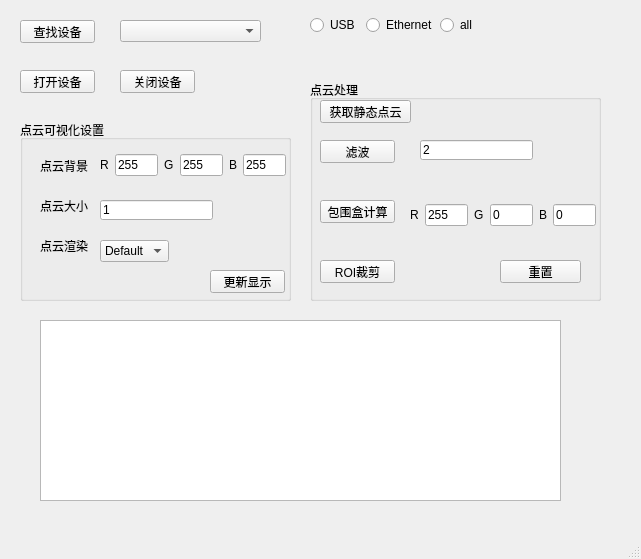
<?xml version="1.0" encoding="UTF-8"?>
<ui version="4.0">
 <class>MainWindow</class>
 <widget class="QMainWindow" name="MainWindow">
  <property name="geometry">
   <rect>
    <x>0</x>
    <y>0</y>
    <width>641</width>
    <height>559</height>
   </rect>
  </property>
  <property name="windowTitle">
   <string>MainWindow</string>
  </property>
  <widget class="QWidget" name="centralwidget">
   <widget class="QPushButton" name="pushButton">
    <property name="geometry">
     <rect>
      <x>20</x>
      <y>20</y>
      <width>75</width>
      <height>23</height>
     </rect>
    </property>
    <property name="text">
     <string>查找设备</string>
    </property>
   </widget>
   <widget class="QComboBox" name="comboBox">
    <property name="geometry">
     <rect>
      <x>120</x>
      <y>20</y>
      <width>141</width>
      <height>22</height>
     </rect>
    </property>
   </widget>
   <widget class="QPushButton" name="pushButton_2">
    <property name="geometry">
     <rect>
      <x>20</x>
      <y>70</y>
      <width>75</width>
      <height>23</height>
     </rect>
    </property>
    <property name="text">
     <string>打开设备</string>
    </property>
   </widget>
   <widget class="QPushButton" name="pushButton_3">
    <property name="geometry">
     <rect>
      <x>120</x>
      <y>70</y>
      <width>75</width>
      <height>23</height>
     </rect>
    </property>
    <property name="text">
     <string>关闭设备</string>
    </property>
   </widget>
   <widget class="QGroupBox" name="groupBox">
    <property name="geometry">
     <rect>
      <x>20</x>
      <y>120</y>
      <width>271</width>
      <height>181</height>
     </rect>
    </property>
    <property name="title">
     <string>点云可视化设置</string>
    </property>
    <widget class="QWidget" name="gridLayoutWidget">
     <property name="geometry">
      <rect>
       <x>80</x>
       <y>30</y>
       <width>186</width>
       <height>31</height>
      </rect>
     </property>
     <layout class="QGridLayout" name="gridLayout">
      <item row="0" column="2">
       <widget class="QLabel" name="label_4">
        <property name="text">
         <string>G</string>
        </property>
       </widget>
      </item>
      <item row="0" column="3">
       <widget class="QLineEdit" name="lineEdit_4">
        <property name="text">
         <string>255</string>
        </property>
       </widget>
      </item>
      <item row="0" column="0">
       <widget class="QLabel" name="label">
        <property name="text">
         <string>R</string>
        </property>
       </widget>
      </item>
      <item row="0" column="5">
       <widget class="QLineEdit" name="lineEdit_5">
        <property name="text">
         <string>255</string>
        </property>
       </widget>
      </item>
      <item row="0" column="4">
       <widget class="QLabel" name="label_5">
        <property name="text">
         <string>B</string>
        </property>
       </widget>
      </item>
      <item row="0" column="1">
       <widget class="QLineEdit" name="lineEdit">
        <property name="text">
         <string>255</string>
        </property>
       </widget>
      </item>
     </layout>
    </widget>
    <widget class="QLabel" name="label_6">
     <property name="geometry">
      <rect>
       <x>20</x>
       <y>40</y>
       <width>54</width>
       <height>12</height>
      </rect>
     </property>
     <property name="text">
      <string>点云背景</string>
     </property>
    </widget>
    <widget class="QLabel" name="label_7">
     <property name="geometry">
      <rect>
       <x>20</x>
       <y>80</y>
       <width>54</width>
       <height>12</height>
      </rect>
     </property>
     <property name="text">
      <string>点云大小</string>
     </property>
    </widget>
    <widget class="QLineEdit" name="lineEdit_6">
     <property name="geometry">
      <rect>
       <x>80</x>
       <y>80</y>
       <width>113</width>
       <height>20</height>
      </rect>
     </property>
     <property name="text">
      <string>1</string>
     </property>
    </widget>
    <widget class="QLabel" name="label_11">
     <property name="geometry">
      <rect>
       <x>20</x>
       <y>120</y>
       <width>54</width>
       <height>12</height>
      </rect>
     </property>
     <property name="text">
      <string>点云渲染</string>
     </property>
    </widget>
    <widget class="QComboBox" name="comboBox_2">
     <property name="geometry">
      <rect>
       <x>80</x>
       <y>120</y>
       <width>69</width>
       <height>22</height>
      </rect>
     </property>
     <item>
      <property name="text">
       <string>Default</string>
      </property>
     </item>
     <item>
      <property name="text">
       <string>Color</string>
      </property>
     </item>
     <item>
      <property name="text">
       <string>XCoordinate</string>
      </property>
     </item>
     <item>
      <property name="text">
       <string>YCoordinate</string>
      </property>
     </item>
     <item>
      <property name="text">
       <string>ZCoordinate</string>
      </property>
     </item>
     <item>
      <property name="text">
       <string>Normal</string>
      </property>
     </item>
    </widget>
    <widget class="QPushButton" name="pushButton_4">
     <property name="geometry">
      <rect>
       <x>190</x>
       <y>150</y>
       <width>75</width>
       <height>23</height>
      </rect>
     </property>
     <property name="text">
      <string>更新显示</string>
     </property>
    </widget>
   </widget>
   <widget class="QGroupBox" name="groupBox_2">
    <property name="geometry">
     <rect>
      <x>310</x>
      <y>80</y>
      <width>291</width>
      <height>221</height>
     </rect>
    </property>
    <property name="title">
     <string>点云处理</string>
    </property>
    <widget class="QPushButton" name="pushButton_6">
     <property name="geometry">
      <rect>
       <x>10</x>
       <y>120</y>
       <width>75</width>
       <height>23</height>
      </rect>
     </property>
     <property name="text">
      <string>包围盒计算</string>
     </property>
    </widget>
    <widget class="QPushButton" name="pushButton_7">
     <property name="geometry">
      <rect>
       <x>10</x>
       <y>20</y>
       <width>91</width>
       <height>23</height>
      </rect>
     </property>
     <property name="text">
      <string>获取静态点云</string>
     </property>
    </widget>
    <widget class="QPushButton" name="pushButton_8">
     <property name="geometry">
      <rect>
       <x>190</x>
       <y>180</y>
       <width>81</width>
       <height>23</height>
      </rect>
     </property>
     <property name="text">
      <string>重置</string>
     </property>
    </widget>
    <widget class="QPushButton" name="pushButton_9">
     <property name="geometry">
      <rect>
       <x>10</x>
       <y>180</y>
       <width>75</width>
       <height>23</height>
      </rect>
     </property>
     <property name="text">
      <string>ROI裁剪</string>
     </property>
    </widget>
    <widget class="QPushButton" name="pushButton_11">
     <property name="geometry">
      <rect>
       <x>10</x>
       <y>60</y>
       <width>75</width>
       <height>23</height>
      </rect>
     </property>
     <property name="text">
      <string>滤波</string>
     </property>
    </widget>
    <widget class="QLineEdit" name="lineEdit_2">
     <property name="geometry">
      <rect>
       <x>110</x>
       <y>60</y>
       <width>113</width>
       <height>20</height>
      </rect>
     </property>
     <property name="text">
      <string>2</string>
     </property>
    </widget>
    <widget class="QWidget" name="gridLayoutWidget_2">
     <property name="geometry">
      <rect>
       <x>100</x>
       <y>120</y>
       <width>186</width>
       <height>31</height>
      </rect>
     </property>
     <layout class="QGridLayout" name="gridLayout_2">
      <item row="0" column="2">
       <widget class="QLabel" name="label_8">
        <property name="text">
         <string>G</string>
        </property>
       </widget>
      </item>
      <item row="0" column="3">
       <widget class="QLineEdit" name="lineEdit_box_g">
        <property name="text">
         <string>0</string>
        </property>
       </widget>
      </item>
      <item row="0" column="0">
       <widget class="QLabel" name="label_2">
        <property name="text">
         <string>R</string>
        </property>
       </widget>
      </item>
      <item row="0" column="5">
       <widget class="QLineEdit" name="lineEdit_box_b">
        <property name="text">
         <string>0</string>
        </property>
       </widget>
      </item>
      <item row="0" column="4">
       <widget class="QLabel" name="label_9">
        <property name="text">
         <string>B</string>
        </property>
       </widget>
      </item>
      <item row="0" column="1">
       <widget class="QLineEdit" name="lineEdit_box_r">
        <property name="text">
         <string>255</string>
        </property>
       </widget>
      </item>
     </layout>
    </widget>
   </widget>
   <widget class="QTextEdit" name="textEdit">
    <property name="geometry">
     <rect>
      <x>40</x>
      <y>320</y>
      <width>521</width>
      <height>181</height>
     </rect>
    </property>
   </widget>
   <widget class="QWidget" name="gridLayoutWidget_3">
    <property name="geometry">
     <rect>
      <x>310</x>
      <y>10</y>
      <width>167</width>
      <height>31</height>
     </rect>
    </property>
    <layout class="QGridLayout" name="gridLayout_3">
     <item row="0" column="0">
      <widget class="QRadioButton" name="radioButton">
       <property name="text">
        <string>USB</string>
       </property>
      </widget>
     </item>
     <item row="0" column="1">
      <widget class="QRadioButton" name="radioButton_2">
       <property name="text">
        <string>Ethernet</string>
       </property>
      </widget>
     </item>
     <item row="0" column="2">
      <widget class="QRadioButton" name="radioButton_3">
       <property name="text">
        <string>all</string>
       </property>
      </widget>
     </item>
    </layout>
   </widget>
  </widget>
  <widget class="QMenuBar" name="menubar">
   <property name="geometry">
    <rect>
     <x>0</x>
     <y>0</y>
     <width>641</width>
     <height>23</height>
    </rect>
   </property>
  </widget>
  <widget class="QStatusBar" name="statusbar"/>
 </widget>
 <resources/>
 <connections/>
</ui>
